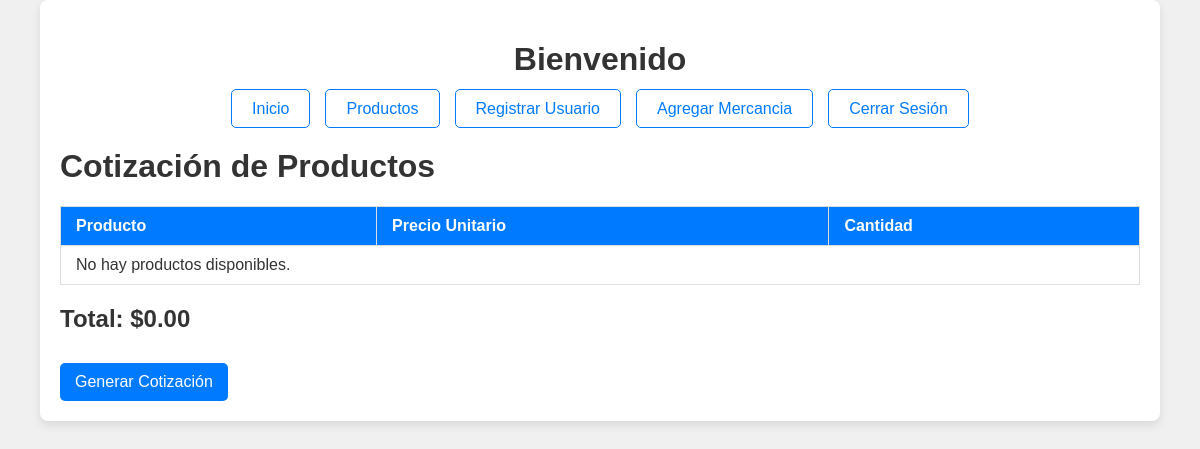
The page /Admin/cotizar.php on the database as committed earlier.
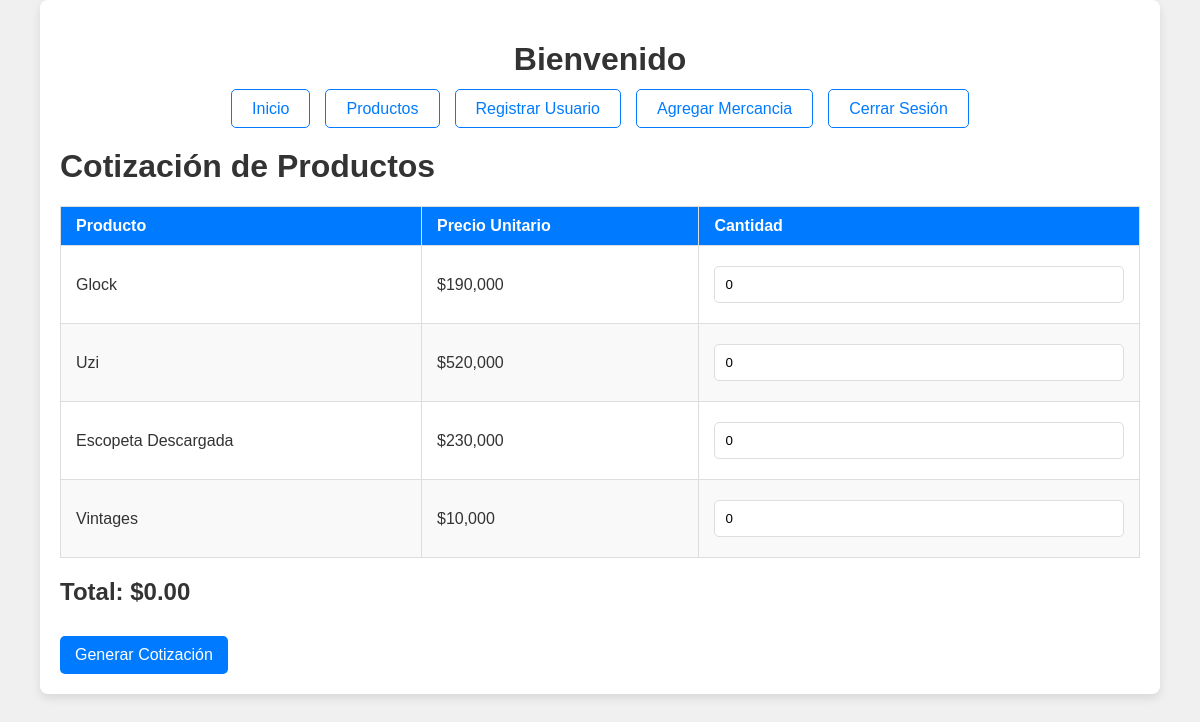
The same page on the database as committed later.
### tables this page shows
CREATE TABLE `productos` (
  `id` int(11) NOT NULL,
  `nombre` varchar(100) NOT NULL,
  `descripcion` text DEFAULT NULL,
  `precio` decimal(10,2) NOT NULL,
  `imagen` varchar(255) DEFAULT NULL,
  `stock` int(11) NOT NULL DEFAULT 0,
  `fecha_creacion` timestamp NOT NULL DEFAULT current_timestamp()
);

### Admin/cotizar.php (the view, shortened to what this page needs)
<?php
include '../conexion.php';
include_once "../Admin/encabezado.php";
$sql = "SELECT * FROM productos";
$result = $conn->query($sql);
?>
<!DOCTYPE html>
<html lang="es">
<head>
    <link rel="stylesheet" href="../Estilos/estilo_general.css">
</head>
<body>
    <div class="container">
    <header>
        <h1>Bienvenido</h1>
        <div class="menu">
            <nav>
                <ul>
                <li><a href="../Admin/admin.php">Inicio</a></li>
                <li><a href="../Admin/editar_producto.php">Productos</a></li>
                <li><a href="../Admin/registrar_usuario.php">Registrar Usuario</a></li>
                <li><a href="../Admin/agregar_producto.php">Agregar Mercancia</a></li>
                <li><a href="../logout.php">Cerrar Sesión</a></li>
                </ul>
            </nav>
        </div>
    </header>
        <h1>Cotización de Productos</h1>
        <form method="POST" action="procesar_cotizacion.php">
            <table>
                <thead>
                    <tr>
                        <th>Producto</th>
                        <th>Precio Unitario</th>
                        <th>Cantidad</th>
                    </tr>
                </thead>
                <tbody>
                    <?php
                    if ($result->num_rows > 0) {
                        while ($row = $result->fetch_assoc()) {
                            echo '
                            <tr>
                                <td>' . htmlspecialchars($row['nombre']) . '</td>
                                <td>$' . htmlspecialchars(number_format($row['precio'], )) . '</td>
                                <td>
                                    <input type="number" name="cantidad[' . $row['id'] . ']" class="cantidad" data-precio="' . $row['precio'] . '" value="0" min="0" onchange="calcularTotal()">
                                </td>
                            </tr>';
                        }
                    } else {
                        echo '<tr><td colspan="4">No hay productos disponibles.</td></tr>';
                    }
                    ?>
                </tbody>
            </table>
            <h2 id="total">Total: $0.00</h2>
            <button type="submit" class="btn">Generar Cotización</button>
        </form>
    </div>
</body>
</html>

Rows that differ between the two databases and show on the page:
added productos: nombre "Glock", precio "190,000"
added productos: nombre "Uzi", precio "520,000"
added productos: nombre "Escopeta Descargada", precio "230,000"
added productos: nombre "Vintages", precio "10,000"
Other text that changed with them:
text no longer shown: "No hay productos disponibles."
